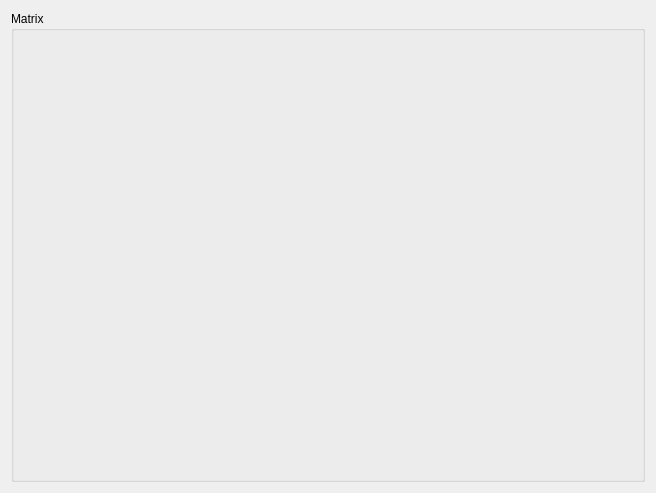
<?xml version="1.0" encoding="UTF-8"?>
<ui version="4.0">
 <class>toolMatrixWidget</class>
 <widget class="QWidget" name="toolMatrixWidget">
  <property name="geometry">
   <rect>
    <x>0</x>
    <y>0</y>
    <width>656</width>
    <height>493</height>
   </rect>
  </property>
  <property name="windowTitle">
   <string>Form</string>
  </property>
  <layout class="QVBoxLayout" name="verticalLayout">
   <item>
    <widget class="QGroupBox" name="groupBox">
     <property name="title">
      <string>Matrix</string>
     </property>
     <layout class="QVBoxLayout" name="verticalLayout_2">
      <item>
       <widget class="QHyodaIceT" name="ice" native="true">
        <property name="enabled">
         <bool>true</bool>
        </property>
       </widget>
      </item>
     </layout>
    </widget>
   </item>
  </layout>
 </widget>
 <customwidgets>
  <customwidget>
   <class>QHyodaIceT</class>
   <extends>QWidget</extends>
   <header>QHyodaIceT.h</header>
   <container>1</container>
  </customwidget>
 </customwidgets>
 <resources/>
 <connections/>
</ui>
